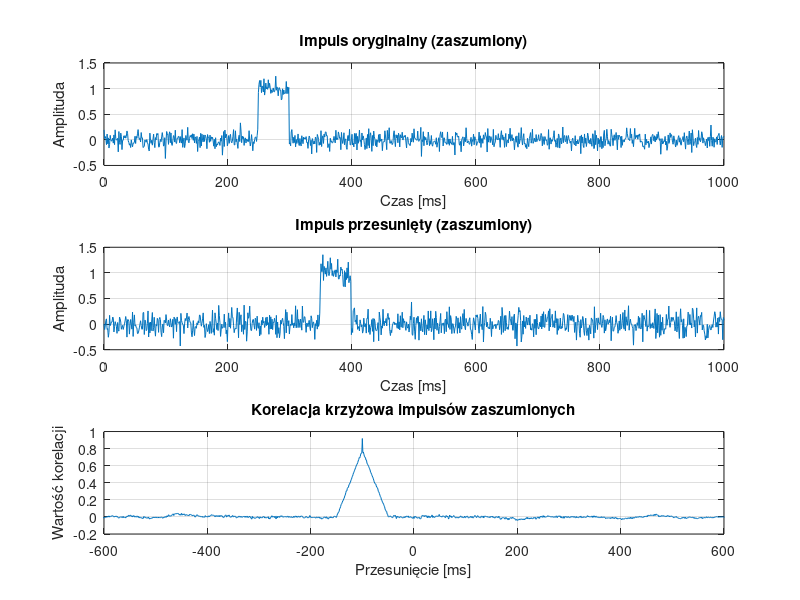

MATLAB code for this plot:


fs = double(10e+6);
c = 299792458;

% Parametry sygnału
fs = 1000; % Częstotliwość próbkowania [Hz]
t = 0:1/fs:1; % Czas w sekundach
t_ms = t * 1000; % Czas w milisekundach
N = length(t); % Liczba próbek

% Impuls prostokątny (szerokość 50 próbek, początek od 250 próbki)
impulse_width = 50;
impulse_start = 250;
impulse = zeros(size(t));
impulse(impulse_start:impulse_start+impulse_width-1) = 1;

% Dodanie szumu obu impulsom
noise_level = 0.1; % Poziom szumu
impulse_noisy = impulse + noise_level * randn(size(t));
impulse_shifted_noisy = circshift(impulse_noisy, 100) + noise_level * randn(size(t));

% Korelacja krzyżowa
[corr_xy, lags] = xcorr(impulse_noisy, impulse_shifted_noisy, 'normalized');

% Wyświetlanie wykresów
figure;
subplot(3,1,1);
plot(t_ms, impulse_noisy);
title('Impuls oryginalny (zaszumiony)');
xlabel('Czas [ms]');
ylabel('Amplituda');
grid on

subplot(3,1,2);
plot(t_ms, impulse_shifted_noisy);
title('Impuls przesunięty (zaszumiony)');
xlabel('Czas [ms]');
ylabel('Amplituda');
grid on

subplot(3,1,3);
plot(lags, corr_xy); % Dostosowanie długości wektora czasu dla korelacji
title('Korelacja krzyżowa impulsów zaszumionych');
xlabel('Przesunięcie [ms]');
ylabel('Wartość korelacji');
xlim([-600 600])
grid on
% files2 = dir('C:\Users\szymo\OneDrive\Pulpit\Inz_repo\pomiary_przasnysz\sygnały\L2\*.usf');
% files3 = dir('C:\Users\szymo\OneDrive\Pulpit\Inz_repo\pomiary_przasnysz\sygnały\L3\*.usf');
% files4 = dir('C:\Users\szymo\OneDrive\Pulpit\Inz_repo\pomiary_przasnysz\sygnały\L4\*.usf');
% 
% folder = 'C:\Users\szymo\OneDrive\Pulpit\Inz_repo\pomiary';
% cd(folder);
% 
% [header2, data2] = USF.readUSFFile([files2(1).folder filesep files2(1).name]);
% [header3, data3] = USF.readUSFFile([files3(1).folder filesep files3(1).name]);
% [header4, data4] = USF.readUSFFile([files4(1).folder filesep files4(1).name]);
% 
% 
% data2 = double(data2);
% data3 = double(data3);
% data4 = double(data4);
% 
% [corrval23, lag23] = xcorr(data2, data4, 1000, 'normalized');

% figure
% plot(lag23, db(corrval23))
% xlabel('Opóźnienie [w próbkach]')
% ylabel('Wartość korelacji [dB]')
% title('Korelacja sygnałów z ,,Wieży" i ,,Internatu"')
% % figure
% % plot(lag23, db(imag(corrval23)))
% 
% [corrval23, lag23] = xcorr(data2, data4, 'normalized');
% 
% figure
% plot(lag23, db(corrval23))
% xlabel('Opóźnienie [w próbkach]')
% ylabel('Wartość korelacji [dB]')
% title('Korelacja sygnałów z ,,Wieży" i ,,Internatu"')



% % Obliczenie liczby próbek
% N = length(data2);
% fc = 226500000;
% 
% % Obliczenie transformaty Fouriera
% widmo = fft(data2);
% 
% % Przesunięcie widma, aby było symetryczne
% widmo_shift = fftshift(widmo);
% 
% % Obliczenie osi częstotliwości
% f = (-N/2:N/2-1) * (double(fs) / N);
% 
% % Opcjonalnie: uwzględnienie częstotliwości nośnej
% f_nosna = f + double(fc);
% figure;
% plot(f_nosna/1e+6, db(abs(widmo_shift)));
% xlabel('Częstotliwość (MHz)');
% ylabel('Amplituda');
% xlim([221 232])
% title('Widmo sygnału DVBT');
% grid on;

% x1 = 1:10;
% x2 = 1.4:1:9.4;
% 
% x = 1:0.1:10;
% y = sin(x);
% 
% y2 = interp1(x1, sin(x1), x2);
% 
% figure
% p1 = plot(x, y, 'r--');
% hold on
% s1 = stem(x1, sin(x1), 'Color', [0 0.4470 0.7410], 'LineWidth', 1.2);
% s2 = stem(x2, y2, 'Color', [0.8500 0.3250 0.0980], 'LineWidth', 1.1);
% grid on
% xlabel('Kolejne próbki')
% ylabel('Amplituda sygnału')
% legend([p1, s1, s2], {'Rzeczywisty przebieg sygnału', 'Odebrany sygnał dyskretny', 'Sygnał przesunięty'})
% title('Interpolacja wartości przesunięć sygnału')
